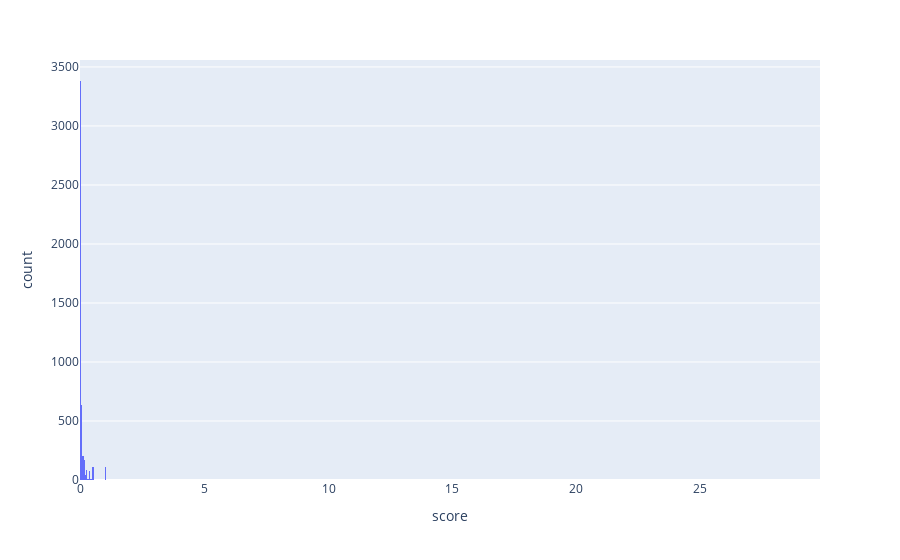

Write notebook code for a chart like this one.
### Code cell
px.histogram(ngram_no_punct_df[ngram_no_punct_df['phrase'].apply(lambda p: not contains_stopword(p))], 'score')

### Figure 1 — Plotly figure (JSON) as saved in the notebook; plotly's stock layout.template omitted (floating-point values rounded to 4 significant figures; data arrays with more than 128 entries replaced by an {"elided": "..."} marker saying what was removed)
{"data": [{"alignmentgroup": "True", "bingroup": "x", "hovertemplate": "score=%{x}<br>count=%{y}<extra></extra>", "legendgroup": "", "marker": {"color": "#636efa", "pattern": {"shape": ""}}, "name": "", "offsetgroup": "", "orientation": "v", "showlegend": false, "type": "histogram", "x": {"elided": "4876 float values"}, "xaxis": "x", "yaxis": "y"}], "layout": {"barmode": "relative", "legend": {"tracegroupgap": 0}, "margin": {"t": 60}, "xaxis": {"anchor": "y", "domain": [0, 1], "title": {"text": "score"}}, "yaxis": {"anchor": "x", "domain": [0, 1], "title": {"text": "count"}}}}
